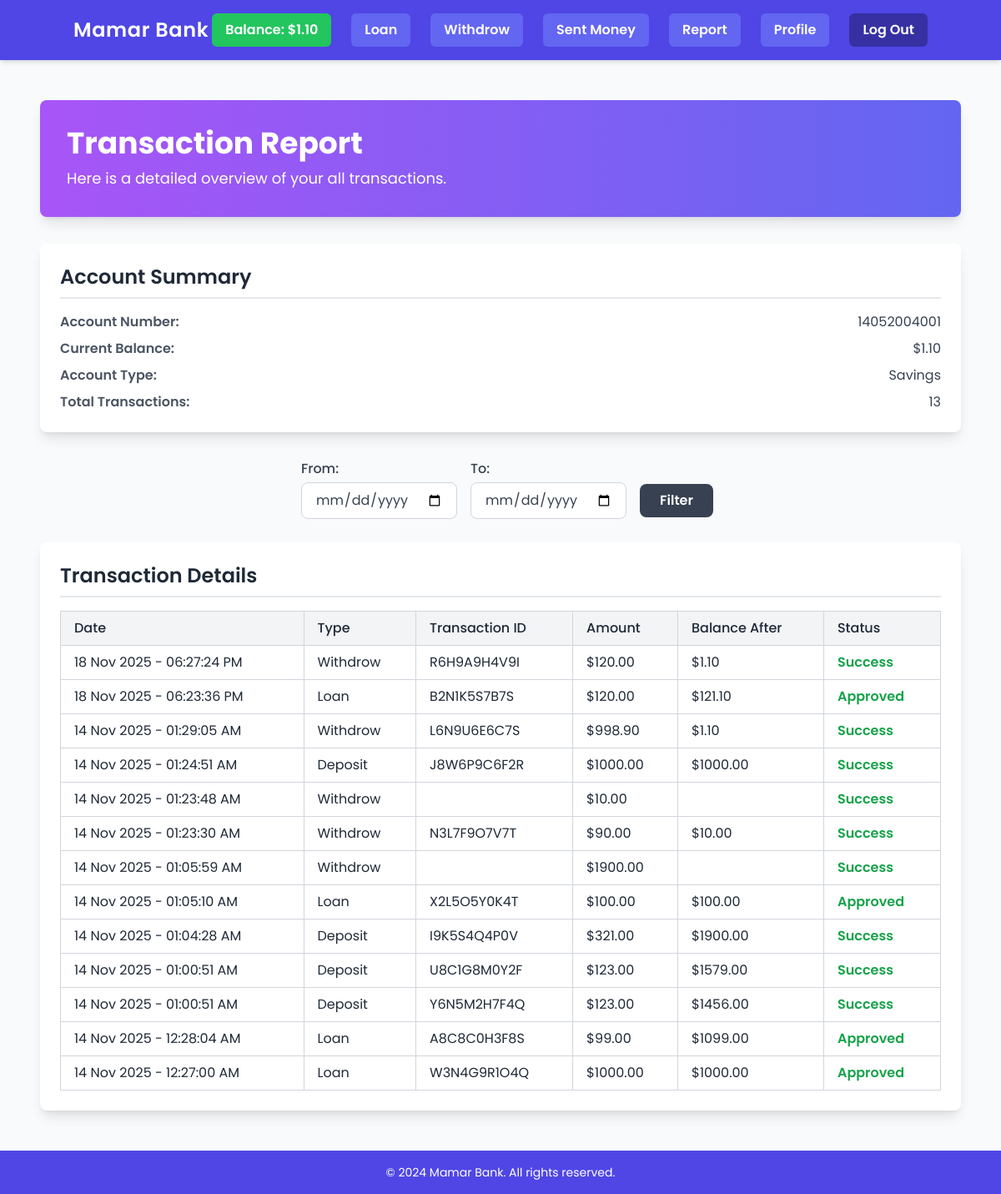
/report/ (signed in), run on the app's committed database.
### Accounts/models.py (models this page shows, shortened)
class UserBankAccount(models.Model):
    user = models.OneToOneField(User, on_delete=models.CASCADE, related_name='account')
    nid_number = models.CharField(max_length=25, null=True, blank=True)
    birth_day = models.DateField(null=True, blank=True)
    account_no = models.BigIntegerField(unique=True)
    balance = models.DecimalField(max_digits=12, decimal_places=2, default=1000.00)
    account_type = models.CharField(max_length=20)
    gender = models.CharField(max_length=10, choices=constants.GENDER, default='Other')

### Transactions/models.py (models this page shows, shortened)
class Transaction(models.Model):
    user = models.ForeignKey(User, on_delete=models.CASCADE, related_name='transactions')
    admin_user = models.ForeignKey(User, on_delete=models.CASCADE, related_name='admin_transactions', null=True, blank=True)
    transaction_type = models.CharField(max_length=50)
    amount = models.DecimalField(max_digits=12, decimal_places=2, default=1000.00)
    description = models.TextField(blank=True, null=True)
    status = models.BooleanField(default=0) # 0: pending, 1: completed
    after_transaction_balance = models.DecimalField(max_digits=20, decimal_places=2, null=True, blank=True)
    created_at = models.DateTimeField(auto_now_add=True, null=1)
    updated_at = models.DateTimeField(auto_now=True, null=1)
    transaction_id = models.CharField(
        max_length=15,
        default=generate_transaction_id,
        editable=False
    )

### Transactions/views.py (the view, shortened to what this page needs)
# urls.py: path('', views.home, name='report'),
def report(request):
    if not request.user.is_authenticated:
        return redirect('home')
    Transactions = request.user.transactions.all().order_by('-id')
    context = {
        'transactions': Transactions,
    }
    return render(request, 'report.html', context)

### Transactions/templates/report.html (shortened to what this page needs)
{% extends 'base.html' %}
{% block content %}
<div class="container mx-auto p-6 max-w-6xl">
    <div class="bg-gradient-to-r from-purple-500 to-indigo-500 text-white shadow-lg rounded-lg p-8 mb-8">
        <h1 class="text-4xl font-bold">Transaction Report</h1>
        <p class="text-lg mt-2">Here is a detailed overview of your all transactions.</p>
    </div>
    <div class="bg-white shadow-lg rounded-lg p-6 mb-8">
        <h2 class="text-2xl font-semibold text-gray-800 mb-4 border-b-2 pb-2">Account Summary</h2>
        {% if user.account %}
            <ul class="list-none mt-4 space-y-2">
                <li class="flex justify-between"><strong class="font-semibold text-gray-600">Account Number:</strong> <span>{{ user.account.account_no }}</span></li>
                <li class="flex justify-between"><strong class="font-semibold text-gray-600">Current Balance:</strong> <span>${{ user.account.balance }}</span></li>
                <li class="flex justify-between"><strong class="font-semibold text-gray-600">Account Type:</strong> <span>{{ user.account.account_type }}</span></li>
                <li class="flex justify-between"><strong class="font-semibold text-gray-600">Total Transactions:</strong> <span>{{ transactions|length }}</span></li>
            </ul>
        {% else %}
            <p class="text-gray-500 mt-4">No account information available.</p>
        {% endif %}
    </div>
    <div class="flex flex-col items-center space-y-6">
        <form method="POST"class="flex flex-wrap items-center space-x-4">
            <div class="flex flex-col mb-7">
                <label for="start_date" class="text-gray-700 font-medium mb-1">From:</label>
                <input type="date" name="start_date" id="start_date" required value="{{ request.POST.start_date  }}"
                    class="border border-gray-300 rounded-lg px-4 py-2 focus:ring-blue-500 focus:border-blue-500">
            </div>
            <div class="flex flex-col mb-7">
                <label for="end_date" class="text-gray-700 font-medium mb-1">To:</label>
                <input type="date" name="end_date" id="end_date" required value="{{ request.POST.end_date  }}"
                    class="border border-gray-300 rounded-lg px-4 py-2 focus:ring-blue-500 focus:border-blue-500">
            </div>
            <div class=" md:mt-0">
                <button type="submit"
                    class="bg-gray-700 text-white font-semibold py-2 px-6 rounded-lg hover:bg-gray-800 focus:ring focus:ring-gray-300">
                    Filter
                </button>
            </div>
        </form>
    </div>
    <div class="bg-white shadow-lg rounded-lg p-6">
        <div class="flex justify-between items-center border-b-2 pb-2 mb-4">
            <h2 class="text-2xl font-semibold text-gray-800">Transaction Details</h2>
        </div>
        {% if transactions %}
            <div class="overflow-x-auto">
                <table class="min-w-full border-collapse border border-gray-300 text-left text-gray-800">
                    <thead class="bg-gray-100">
                        <tr>
                            <th class="border border-gray-300 px-4 py-2 font-medium">Date</th>
                            <th class="border border-gray-300 px-4 py-2 font-medium">Type</th>
                            <th class="border border-gray-300 px-4 py-2 font-medium">Transaction ID</th>
                            <th class="border border-gray-300 px-4 py-2 font-medium">Amount</th>
                            <th class="border border-gray-300 px-4 py-2 font-medium">Balance After</th>
                            <th class="border border-gray-300 px-4 py-2 font-medium">Status</th>
                        </tr>
                    </thead>
                    <tbody>
                        {% for transaction in transactions %}
                            <tr class="hover:bg-gray-50">
                                <td class="border border-gray-300 px-4 py-2">{{ transaction.created_at|date:"d M Y - h:i:s A" }}</td>
                                <td class="border border-gray-300 px-4 py-2">{{ transaction.transaction_type }}</td>
                                <td class="border border-gray-300 px-4 py-2">
                                    {% if transaction.after_transaction_balance %}
                                        {{ transaction.transaction_id }}
                                    {% endif %}
                                </td>
                                <td class="border border-gray-300 px-4 py-2">${{ transaction.amount }}</td>
                                <td class="border border-gray-300 px-4 py-2">
                                    {% if transaction.after_transaction_balance %}
                                        ${{ transaction.after_transaction_balance }}
                                    {% endif %}
                                </td>
                                <td class="border border-gray-300 px-4 py-2">
                                    {% if transaction.status %}
                                        <span class="text-green-600 font-semibold">
                                            {% if transaction.transaction_type == 'Loan' %}
                                                Approved
                                            {% else %}
                                                Success
                                            {% endif %}
                                        </span>
                                    {% else %}
                                        <span class="text-red-600 font-semibold">Pending</span>
                                    {% endif %}
                                </td>
                            </tr>
                        {% endfor %}
                    </tbody>
                </table>
            </div>
        {% else %}
            <p class="text-gray-500 mt-4">No transactions found.</p>
        {% endif %}
    </div>
</div>
{% endblock %}

### Core/templates/base.html (shortened to what this page needs)
<!DOCTYPE html>
<html lang="en">
<head>
    <script src="https://cdn.tailwindcss.com"></script>
</head>
<body class="bg-gray-50 text-gray-700 min-h-screen flex flex-col">
    {% include 'navbar.html' %}
    <main class="flex-grow p-6 mx-auto w-full min-h-auto flex items-center justify-center">
        {% block content %}{% endblock %}
    </main>
    <footer class="bg-indigo-600 text-white text-center p-4">
        <p class="text-sm">&copy; 2024 Mamar Bank. All rights reserved.</p>
    </footer>
</body>
</html>

### Core/templates/navbar.html (shortened to what this page needs)
{% block navbar %}
<header class="bg-indigo-600 text-white p-4 shadow-md">
    <div class="container mx-auto flex justify-between items-center">
        <a href="{% url 'home' %}" class="text-2xl font-semibold tracking-wide">
            Mamar Bank
        </a>
        <nav
            id="menu"
            class="hidden lg:flex flex-col lg:flex-row lg:space-x-6 lg:items-center lg:bg-transparent bg-indigo-700 lg:rounded-none rounded-lg lg:shadow-none shadow-lg lg:p-0 p-4">
            {% if user.is_authenticated %}
                {% if user.is_staff and user.is_superuser %}
                    <a href="{% url 'loan_request' %}" class="text-white font-semibold px-4 py-2 rounded-md bg-indigo-500 hover:bg-indigo-400 hover:shadow-md transition">
                        View Loan Request
                    </a>
                    <a href="{% url 'deposit' %}" class="text-white font-semibold px-4 py-2 rounded-md bg-indigo-500 hover:bg-indigo-400 hover:shadow-md transition">
                        Deposit
                    </a>
                {% else %}
                    <p class="text-white font-semibold px-4 py-2 rounded-md bg-green-500 hover:bg-green-600 hover:shadow-lg transition">
                        Balance: ${{ user.account.balance }}
                    </p>
                    <a href="{% url 'loan' %}" class="text-white font-semibold px-4 py-2 rounded-md bg-indigo-500 hover:bg-indigo-400 hover:shadow-md transition">
                        Loan
                    </a>
                    <a href="{% url 'withdrow' %}" class="text-white font-semibold px-4 py-2 rounded-md bg-indigo-500 hover:bg-indigo-400 hover:shadow-md transition">
                        Withdrow
                    </a>
                    <a href="{% url 'sent_money' %}" class="text-white font-semibold px-4 py-2 rounded-md bg-indigo-500 hover:bg-indigo-400 hover:shadow-md transition">
                        Sent Money
                    </a>
                {% endif %}
                <a href="{% url 'report' %}" class="text-white font-semibold px-4 py-2 rounded-md bg-indigo-500 hover:bg-indigo-400 hover:shadow-md transition">
                    Report
                </a>
                <a href="{% url 'profile' %}" class="text-white font-semibold px-4 py-2 rounded-md bg-indigo-500 hover:bg-indigo-400 hover:shadow-md transition">
                    Profile
                </a>
                <a href="{% url 'logout' %}" class="text-white font-semibold px-4 py-2 rounded-md bg-indigo-800 hover:bg-indigo-400 hover:shadow-md transition">
                    Log Out
                </a>
            {% endif %}
        </nav>
    </div>
</header>
{% endblock %}

### Core/templates/base.html (style rules this page uses)
body { font-family: 'Poppins', sans-serif; }

### data on the page
Transaction: status "Success"
Transaction: status "Approved"
Transaction: status "Success"
Transaction: status "Success"
Transaction: status "Success"
Transaction: status "Success"
Transaction: status "Success"
Transaction: status "Approved"
Transaction: status "Success"
Transaction: status "Success"
Transaction: status "Success"
Transaction: status "Approved"
Transaction: status "Approved"

### other printed values
{{ user.account.balance }} "1.10"
{{ user.account.account_no }} "14052004001"
{{ user.account.account_type }} "Savings"
{{ transactions|length }} "13"
